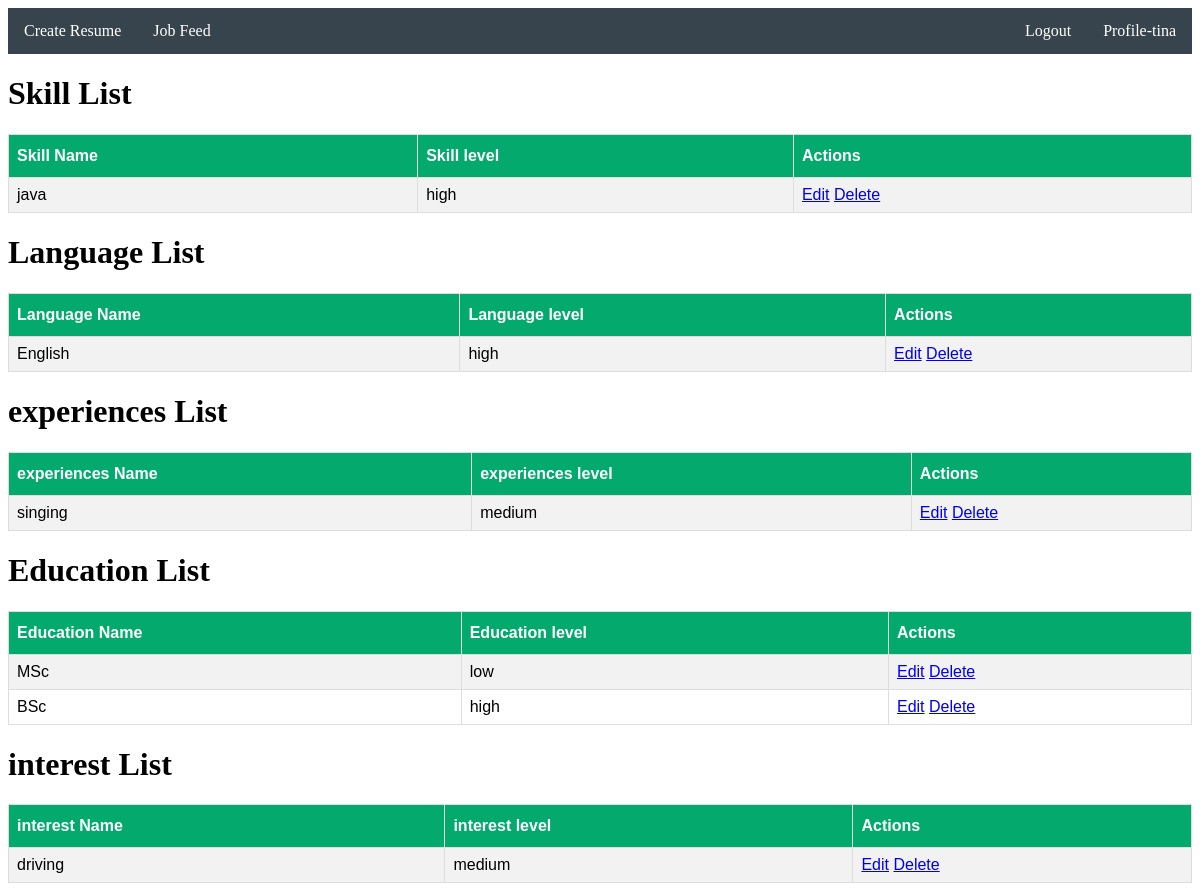
The page /listbyUser/ (signed in) on the database its author committed.
### myApp/models.py (models this page shows, shortened)
class custom_user(AbstractUser):
    USER=[
        ('admin','Admin'),
        ('viewer','Viewer'),
    ]
    user_type=models.CharField(choices=USER,max_length=10)

class skillModel(models.Model):
    skill_LEVEL=[
        ('high','High'),
        ('low','Low'),
        ('medium','Medium'),
    ]
    user=models.ForeignKey(custom_user,null=True,on_delete=models.CASCADE)
    skill_name=models.CharField(max_length=10,null=True)
    proficiency_level=models.CharField(choices=skill_LEVEL,max_length=10,null=True)
    class Meta:
        unique_together=['user','skill_name']

class LanguageModel(models.Model):
    Language_LEVEL=[
        ('high','High'),
        ('low','Low'),
        ('medium','Medium'),
    ]
    user=models.ForeignKey(custom_user,null=True,on_delete=models.CASCADE)
    Language_name=models.CharField(max_length=10,null=True)
    proficiency_level=models.CharField(choices=Language_LEVEL,max_length=10,null=True)
    class Meta:
        unique_together=['user','Language_name']

class experienceModel(models.Model):
    experience_LEVEL=[
        ('high','High'),
        ('low','Low'),
        ('medium','Medium'),
    ]
    user=models.ForeignKey(custom_user,null=True,on_delete=models.CASCADE)
    experience_name=models.CharField(max_length=10,null=True)
    proficiency_level=models.CharField(choices=experience_LEVEL,max_length=10,null=True)
    class Meta:
        unique_together=['user','experience_name']

class educationModel(models.Model):
    education_LEVEL=[
        ('high','High'),
        ('low','Low'),
        ('medium','Medium'),
    ]
    user=models.ForeignKey(custom_user,null=True,on_delete=models.CASCADE)
    education_name=models.CharField(max_length=10,null=True)
    proficiency_level=models.CharField(choices=education_LEVEL,max_length=10,null=True)
    class Meta:
        unique_together=['user','education_name']

class interestModel(models.Model):
    interest_LEVEL=[
        ('high','High'),
        ('low','Low'),
        ('medium','Medium'),
    ]
    user=models.ForeignKey(custom_user,null=True,on_delete=models.CASCADE)
    interest_name=models.CharField(max_length=10,null=True)
    proficiency_level=models.CharField(choices=interest_LEVEL,max_length=10,null=True)
    class Meta:
        unique_together=['user','interest_name']

### myProject/views.py (the view)
# urls.py: path('listbyUser/', listbyUserPage,name='listbyUser'),
@login_required
def listbyUserPage(req):
    if req.user.user_type == 'viewer':
        current_user= req.user
        user_skills=skillModel.objects.filter(user=current_user)
        user_Languages=LanguageModel.objects.filter(user=current_user)
        user_experiences=experienceModel.objects.filter(user=current_user)
        user_education=educationModel.objects.filter(user=current_user)
        user_interest=interestModel.objects.filter(user=current_user)
        context={
            'user_skills':user_skills,
            'user_Languages':user_Languages,
            'user_experiences':user_experiences,
            'user_education':user_education,
            'user_interest':user_interest,
        }
    return render(req,'seeker/listbyUser.html',context)

### Template/seeker/listbyUser.html (shortened to what this page needs)
{% extends 'common/home.html' %}
{% block body %}
<!DOCTYPE html>
<html>
<head>
</head>
<body>
<h1>Skill List</h1>
<table id="customers">
  <tr>
    <th>Skill Name</th>
    <th>Skill level</th>
    <th>Actions</th>
  </tr>
  {% for i in user_skills %}
    <tr>
        <td>{{i.skill_name}}</td>
        <td>{{i.proficiency_level}}</td>
        <td>
            <a href="{% url 'listEditbyUser' i.id %} ">Edit</a>
            <a href="{% url 'dellistbyUser' i.id %} ">Delete</a>
        </td>
    </tr>
  {% endfor %}
</table>
<h1>Language List</h1>
<table id="customers">
  <tr>
    <th>Language Name</th>
    <th>Language level</th>
    <th>Actions</th>
  </tr>
  {% for i in user_Languages %}
    <tr>
        <td>{{i.Language_name}}</td>
        <td>{{i.proficiency_level}}</td>
        <td>
            <a href="{% url 'languageEditbyUser' i.id %} ">Edit</a>
            <a href="{% url 'delLanguagebyUser' i.id %} ">Delete</a>
        </td>
    </tr>
  {% endfor %}
</table>
<h1>experiences List</h1>
<table id="customers">
  <tr>
    <th>experiences Name</th>
    <th>experiences level</th>
    <th>Actions</th>
  </tr>
  {% for i in user_experiences %}
    <tr>
        <td>{{i.experience_name}}</td>
        <td>{{i.proficiency_level}}</td>
        <td>
            <a href="{% url 'experienceEditbyUser' i.id %} ">Edit</a>
            <a href="{% url 'delexperiencesbyUser' i.id %} ">Delete</a>
        </td>
    </tr>
  {% endfor %}
</table>
<h1>Education List</h1>
<table id="customers">
  <tr>
    <th>Education Name</th>
    <th>Education level</th>
    <th>Actions</th>
  </tr>
  {% for i in user_education %}
    <tr>
        <td>{{i.education_name}}</td>
        <td>{{i.proficiency_level}}</td>
        <td>
            <a href="{% url 'educationEditbyUser' i.id %} ">Edit</a>
            <a href="{% url 'deleducationbyUser' i.id %} ">Delete</a>
        </td>
    </tr>
  {% endfor %}
</table>
<h1>interest List</h1>
<table id="customers">
  <tr>
    <th>interest Name</th>
    <th>interest level</th>
    <th>Actions</th>
  </tr>
  {% for i in user_interest %}
    <tr>
        <td>{{i.interest_name}}</td>
        <td>{{i.proficiency_level}}</td>
        <td>
            <a href="{% url 'interestEditbyUser' i.id %} ">Edit</a>
            <a href="{% url 'delinterestbyUser' i.id %} ">Delete</a>
        </td>
    </tr>
  {% endfor %}
</table>
</body>
</html>
{% endblock body %}

### Template/common/home.html (shortened to what this page needs)
<!DOCTYPE html>
<html>
<head>
</head>
<body>
{% include 'includes/navbar.html' %}
{% block body %}
{% endblock body %}
</body>
</html>

### Template/includes/navbar.html
<ul>
    {% if user.user_type == 'admin' %}
      <li><a href="{% url 'proPage' %}">Profile-{{request.user.username}}</a></li>
    {% elif user.user_type == 'viewer' %}
      <li><a href="{% url 'createresumePage' %}">Create Resume</a></li>
      <li style="float:right"><a href="{% url 'ProfilePage' %}">Profile-{{request.user.username}}</a></li>
    {% endif %}
    <li><a href="{% url 'jobfeed' %}">Job Feed</a></li>
    <li style="float:right" ><a href="{% url 'logoutPage' %}">Logout</a></li>
  </ul>

### Template/common/home.html (style rules this page uses)
body { background-color:white; }
ul { list-style-type: none; margin: 0; padding: 0; overflow: hidden; background-color: #38444d; }
li { float: left; }
li a, .dropbtn { display: inline-block; color: white; text-align: center; padding: 14px 16px; text-decoration: none; }

### Template/seeker/listbyUser.html (style rules this page uses)
#customers { font-family: Arial, Helvetica, sans-serif; border-collapse: collapse; width: 100%; }
#customers td, #customers th { border: 1px solid #ddd; padding: 8px; }
#customers tr:nth-child(even) { background-color: #f2f2f2; }
#customers th { padding-top: 12px; padding-bottom: 12px; text-align: left; background-color: #04AA6D; color: white; }

### rows shown on the page
custom_user: user.username "tina"
skillModel: skill_name "java", proficiency_level "high"
LanguageModel: Language_name "English", proficiency_level "high"
experienceModel: experience_name "singing", proficiency_level "medium"
educationModel: education_name "MSc", proficiency_level "low"
educationModel: education_name "BSc", proficiency_level "high"
interestModel: interest_name "driving", proficiency_level "medium"
